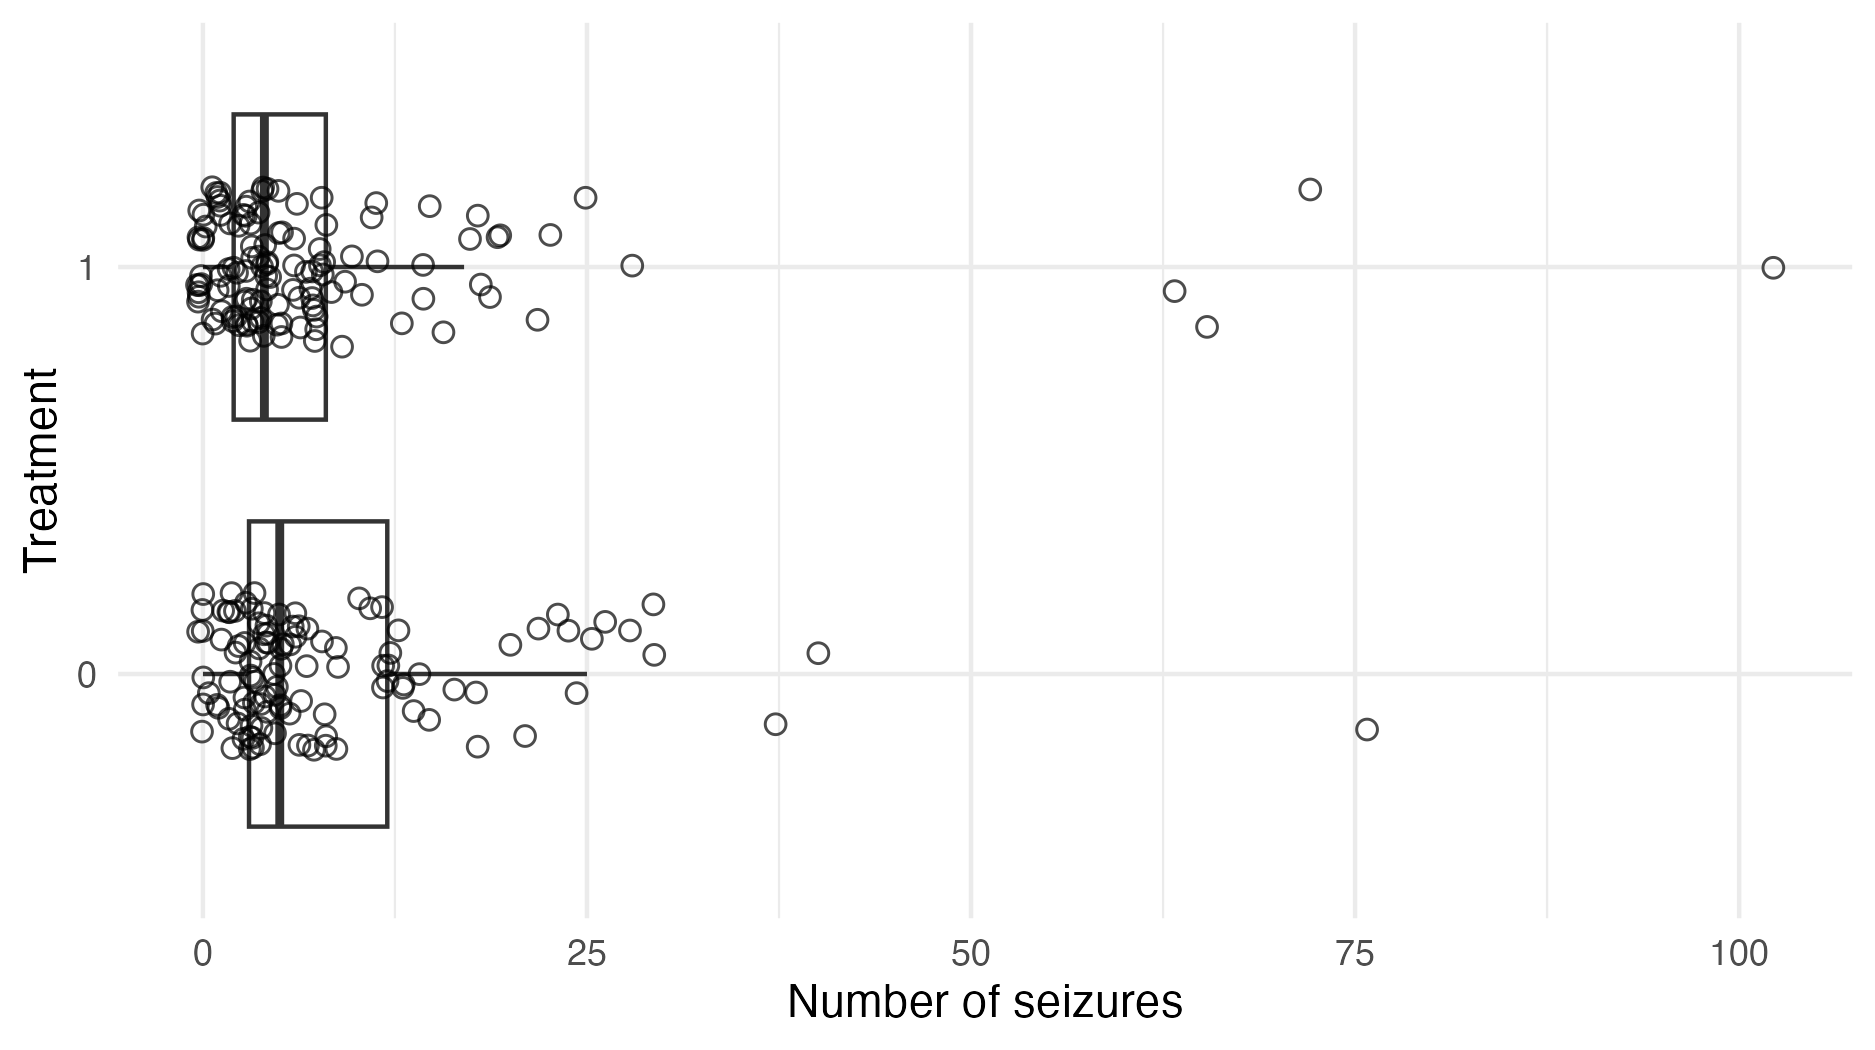

Write R code to recreate this figure.
library(tidyverse)
library(patchwork)

library(INLA)
data("Epil")

Epil %>%
  ggplot(aes(x =  as.factor(Trt), y = y)) +
  geom_boxplot(outlier.shape = NA) +
  geom_jitter(width = 0.2, alpha = 0.7, size = 2, shape = 1) +
  # scale_colour_manual(values = c("grey", "#56B4E9")) +
  coord_flip() +
  labs(x = "Treatment", y = "Number of seizures") +
  theme_minimal()

ggsave("figures/naomi-aghq/epil.png", h = 3.5, w = 6.25, bg = "white")
